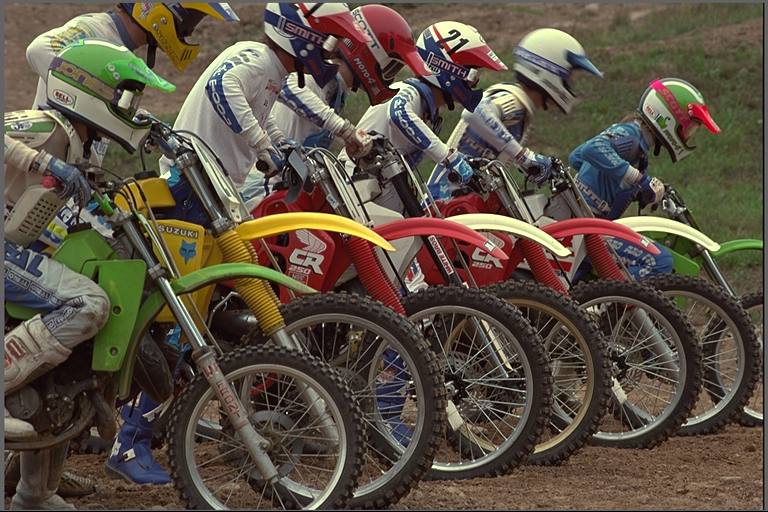
#> input picture experiments/real_photos/kodim05.png, 768 x 512 px, found by its file name
$ python probe_b18_bands.py
#> lines starting #> are read from the running program, lines starting #| are printed output that depends on the picture
"""probe_b18_bands.py — WHERE (spatially) does JXL beat us on 05/13? (new file).

Split 05/13 (+control 01) into horizontal bands; per band: JXL-e3 bytes
(cjxl crop encodes) vs our MED-frame exact bits (C27). Ratio comparison
localizes the gap to content (tires vs riders; rapids vs forest).
cjxl via subprocess; MED via b17 imports. Fast (~2 min).
"""
import os
import subprocess
import sys
import tempfile

import numpy as np
from PIL import Image

sys.path.insert(0, "/tmp/opencode/autocompress/experiments")
from probe_b17_rctw import rct_fwd, med_pred, exact_plane_bits

D = "/tmp/opencode/autocompress/experiments/real_photos"


def jxl_bpp(pil_img):
    with tempfile.NamedTemporaryFile(suffix=".png", delete=False) as f:
        p = f.name
    pil_img.save(p)
    o = p + ".jxl"
    subprocess.run(["cjxl", "-d", "0", "-e", "3", p, o],
                   check=True, capture_output=True)
    n = os.path.getsize(o)
    os.unlink(p)
    os.unlink(o)
    w, h = pil_img.size
    return n * 8 / (h * w * 3)


def our_med_bpp(arr):
    H, W, _ = arr.shape
    yc = rct_fwd(arr, 3, 6)
    tb = 64 + sum(exact_plane_bits((yc[:, :, c] - med_pred(yc[:, :, c])))[0]
                  for c in range(3))
    return tb / (H * W * 3)


def main():
    for fn in ["kodim05.png", "kodim13.png", "kodim01.png"]:
        px = Image.open(os.path.join(D, fn)).convert("RGB")
#> px is the input picture: PIL image 768x512 RGB; mean R, G, B 91.5, 81, 67.5
        W, H = px.size
#> W = 768; H = 512
        print(f"== {fn} ({W}x{H}) ==")
#| == kodim05.png (768x512) ==
        for i in range(4):
            box = (0, i * H // 4, W, (i + 1) * H // 4)
            crop = px.crop(box)
            arr = np.array(crop)
            jb = jxl_bpp(crop)
            ob = our_med_bpp(arr)
            print(f"  band{i} y[{box[1]}:{box[3]}]: JXL={jb:.4f} OURS-MED={ob:.4f} "
                  f"gap={ob - jb:+.4f} ({(ob - jb) / jb * 100:+.1f}%)", flush=True)
#> this loop made 1 pass
#> pass 1, in main, `crop = px.crop(box)`:
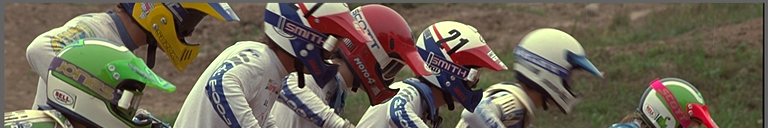
#> crop: PIL image 768x128 RGB; mean R, G, B 110.3, 102.1, 85.9
        # full for reference
        arr = np.array(px)
        print(f"  FULL: JXL={jxl_bpp(px):.4f} OURS-MED={our_med_bpp(arr):.4f}", flush=True)


if __name__ == "__main__":
#> (the run stopped early here; a loop or call above may not have finished)
